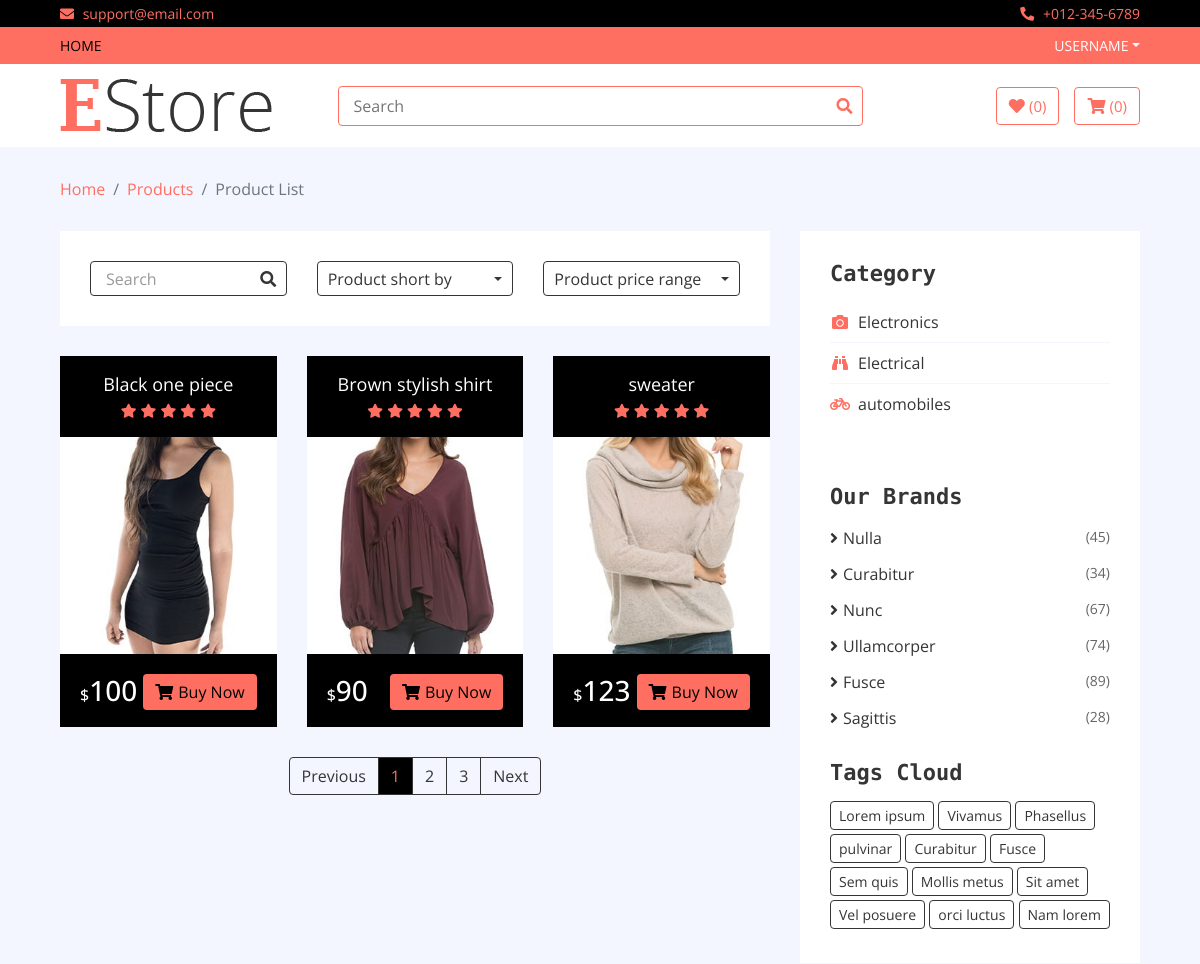
Before: /category/samsung (upper part) with the older database file.
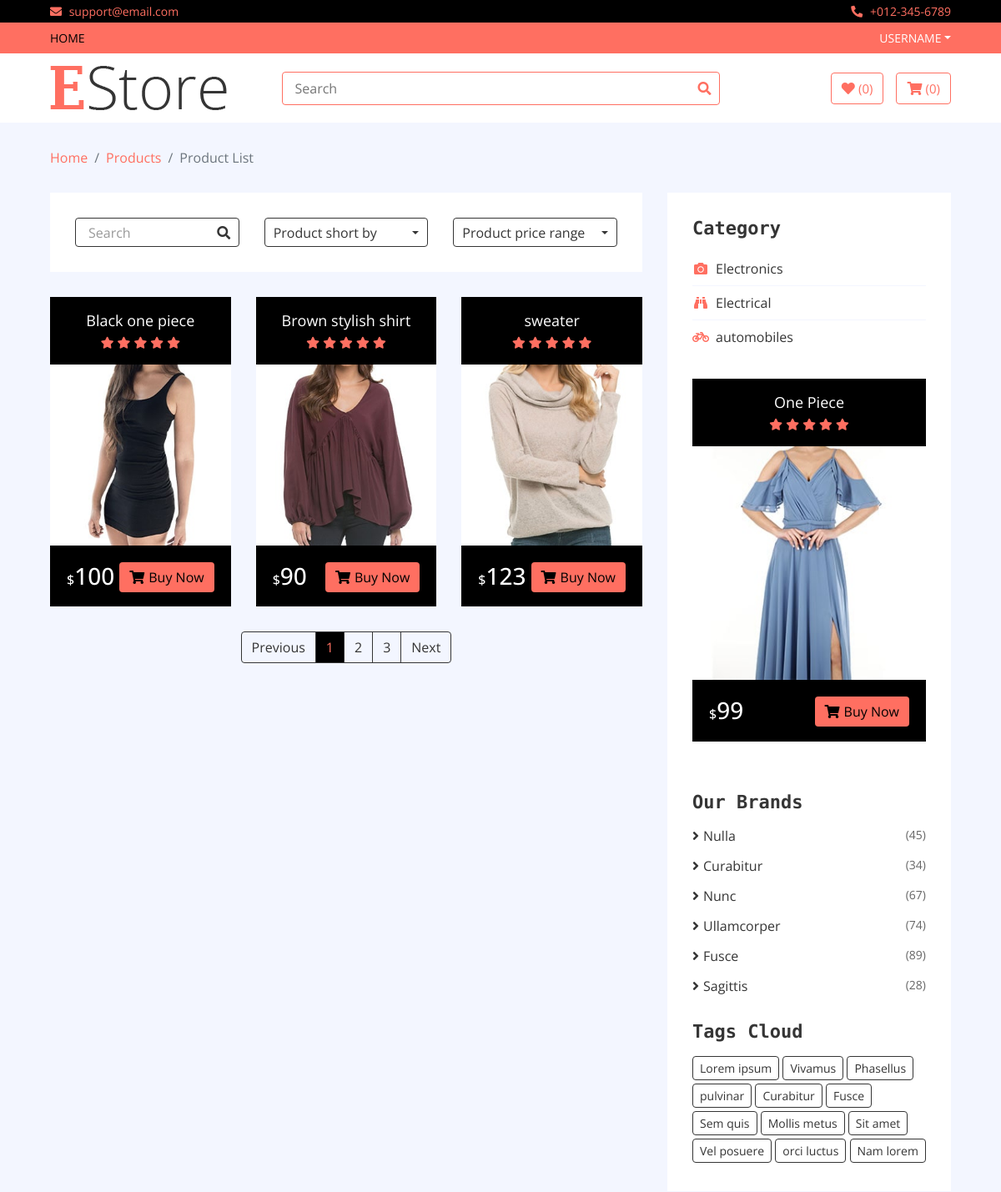
After: the same page with the newer database file.
### home/models.py (models this page shows, shortened)
class Product(models.Model):
    name = models.CharField(max_length=300)
    price = models.IntegerField()
    discounted_price = models.IntegerField(default=0)
    category = models.ForeignKey(Category, on_delete=models.CASCADE)
    brand = models.ForeignKey(Brand, on_delete=models.CASCADE)
    image = models.ImageField(upload_to='media')
    desription = models.TextField(blank=True)
    specification = models.TextField(blank=True)
    stock = models.CharField(choices=STOCK, max_length=50)
    labels = models.CharField(choices=LABELS, max_length=50, blank=True)
    slug = models.CharField(max_length=500, default="")

class Category(models.Model):
    name = models.CharField(max_length=200)
    logo = models.CharField(max_length=200, blank=True)
    slug = models.CharField(max_length=500, unique=True)

### home/views.py (the view)
# urls.py: path('category/<slug>', CategoryView.as_view(), name='category'),
class CategoryView(Base):
    def get(self, request, slug):
        cat_id = Category.objects.get(slug=slug).id
        self.views['cat_products'] = Product.objects.filter(category_id=cat_id)
        self.views['categories'] = Category.objects.all()
        self.views['brands'] = Brand.objects.all()
        self.views['sales'] = Product.objects.filter(labels='sale')
        self.views['count_cart'] = Cart.objects.filter(username=request.user.username, checkout=False).count()
        return render(request, 'category.html', self.views)

### templates/category.html (shortened to what the changed rows need)
{% extends 'base.html' %}
{% load static %}
{% block content %}
        <div class="product-view">
            <div class="container-fluid">
                <div class="row">
                    <div class="col-lg-8">
                        <div class="row">
                            {% for cat in cat_products%}
                            <div class="col-md-4">
                                <div class="product-item">
                                    <div class="product-title">
                                        <a href="#">{{cat.name}}</a>
                                        <div class="ratting">
                                            <i class="fa fa-star"></i>
                                            <i class="fa fa-star"></i>
                                            <i class="fa fa-star"></i>
                                            <i class="fa fa-star"></i>
                                            <i class="fa fa-star"></i>
                                        </div>
                                    </div>
                                    <div class="product-image">
                                        <a href="product-detail.html">
                                            <img src="{{cat.image.url}}" alt="Product Image">
                                        </a>
                                    </div>
                                    <div class="product-price">
                                        {% if cat.discounted_price > 0 %}
                                        <h3><span>$</span>{{cat.discounted_price}}</h3>
                                        {% else %}
                                        <h3><span>$</span>{{cat.price}}</h3>
                                        {% endif %}
                                        <a class="btn" href=""><i class="fa fa-shopping-cart"></i>Buy Now</a>
                                    </div>
                                </div>
                            </div>
                            {% endfor %}
                        </div>
                    </div>
                    <div class="col-lg-4 sidebar">
                        <div class="sidebar-widget category">
                            <h2 class="title">Category</h2>
                            <nav class="navbar bg-light">
                                <ul class="navbar-nav">
                                    {% for cat in categories%}
                                    <li class="nav-item">
                                        <a class="nav-link" href="/category/{{cat.slug}}"><i class="fa fa-{{cat.logo}}"></i>{{cat.name}}</a>
                                    </li>
                                    {% endfor %}
                                </ul>
                            </nav>
                        </div>
                        <div class="sidebar-widget widget-slider">
                            <div class="sidebar-slider normal-slider">
                                {% for sale in sales%}
                                <div class="product-item">
                                    <div class="product-title">
                                        <a href="#">{{sale.name}}</a>
                                        <div class="ratting">
                                            <i class="fa fa-star"></i>
                                            <i class="fa fa-star"></i>
                                            <i class="fa fa-star"></i>
                                            <i class="fa fa-star"></i>
                                            <i class="fa fa-star"></i>
                                        </div>
                                    </div>
                                    <div class="product-image">
                                        <a href="product-detail.html">
                                            <img src="{{sale.image.url}}" alt="Product Image">
                                        </a>
                                    </div>
                                    <div class="product-price">
                                        {% if sale.discounted_price > 0 %}
                                        <h3><span>$</span>{{sale.discounted_price}}</h3>
                                        {% else %}
                                        <h3><span>$</span>{{sale.price}}</h3>
                                        {% endif %}
                                        <a class="btn" href=""><i class="fa fa-shopping-cart"></i>Buy Now</a>
                                    </div>
                                </div>
                                {% endfor %}
                            </div>
                        </div>
                        <div class="sidebar-widget brands">
                            <h2 class="title">Our Brands</h2>
                            <ul>
                            </ul>
                        </div>
                        <div class="sidebar-widget tag">
                            <h2 class="title">Tags Cloud</h2>
                            <a href="#">Lorem ipsum</a>
                            <a href="#">Vivamus</a>
                            <a href="#">Phasellus</a>
                            <a href="#">pulvinar</a>
                            <a href="#">Curabitur</a>
                            <a href="#">Fusce</a>
                            <a href="#">Sem quis</a>
                            <a href="#">Mollis metus</a>
                            <a href="#">Sit amet</a>
                            <a href="#">Vel posuere</a>
                            <a href="#">orci luctus</a>
                            <a href="#">Nam lorem</a>
                        </div>
                    </div>
                </div>
            </div>
        </div>
        {% endblock %}

Changed rows visible on the page:
now on this page (row edited): Product: name "One Piece", image (picture), price "99"
